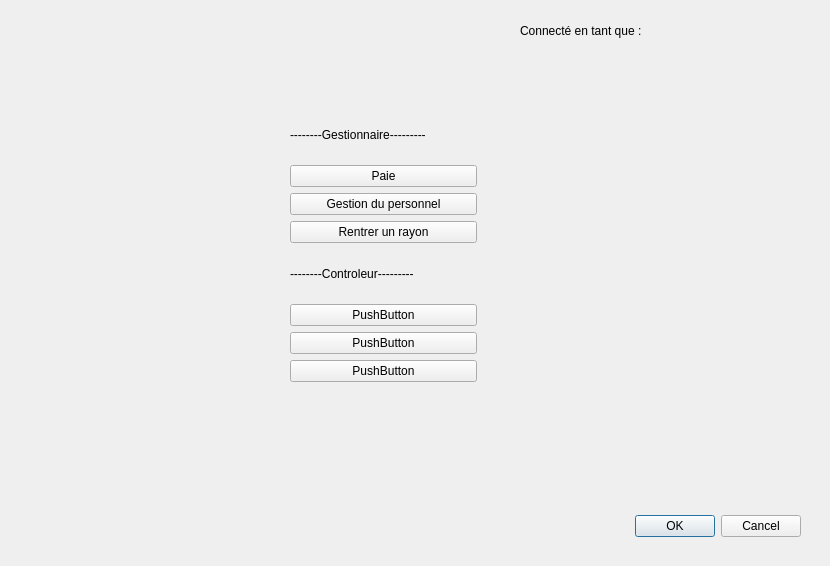
<?xml version="1.0" encoding="UTF-8"?>
<ui version="4.0">
 <class>DialogMenuPrincipal</class>
 <widget class="QDialog" name="DialogMenuPrincipal">
  <property name="geometry">
   <rect>
    <x>0</x>
    <y>0</y>
    <width>830</width>
    <height>566</height>
   </rect>
  </property>
  <property name="windowTitle">
   <string>Dialog</string>
  </property>
  <widget class="QDialogButtonBox" name="buttonBox">
   <property name="geometry">
    <rect>
     <x>460</x>
     <y>510</y>
     <width>341</width>
     <height>32</height>
    </rect>
   </property>
   <property name="orientation">
    <enum>Qt::Horizontal</enum>
   </property>
   <property name="standardButtons">
    <set>QDialogButtonBox::Cancel|QDialogButtonBox::Ok</set>
   </property>
  </widget>
  <widget class="QLabel" name="labelLogin">
   <property name="geometry">
    <rect>
     <x>690</x>
     <y>20</y>
     <width>67</width>
     <height>21</height>
    </rect>
   </property>
   <property name="text">
    <string/>
   </property>
  </widget>
  <widget class="QLabel" name="label_2">
   <property name="geometry">
    <rect>
     <x>520</x>
     <y>20</y>
     <width>151</width>
     <height>21</height>
    </rect>
   </property>
   <property name="text">
    <string>Connecté en tant que :</string>
   </property>
  </widget>
  <widget class="QWidget" name="">
   <property name="geometry">
    <rect>
     <x>290</x>
     <y>110</y>
     <width>187</width>
     <height>272</height>
    </rect>
   </property>
   <layout class="QVBoxLayout" name="verticalLayout">
    <item>
     <widget class="QLabel" name="label">
      <property name="text">
       <string>--------Gestionnaire---------</string>
      </property>
     </widget>
    </item>
    <item>
     <widget class="QPushButton" name="pushButtonPaie">
      <property name="text">
       <string>Paie</string>
      </property>
     </widget>
    </item>
    <item>
     <widget class="QPushButton" name="pushButtonGestionPersonnel">
      <property name="text">
       <string>Gestion du personnel</string>
      </property>
     </widget>
    </item>
    <item>
     <widget class="QPushButton" name="pushButtonRayon">
      <property name="text">
       <string>Rentrer un rayon</string>
      </property>
     </widget>
    </item>
    <item>
     <widget class="QLabel" name="label_3">
      <property name="text">
       <string>--------Controleur---------</string>
      </property>
     </widget>
    </item>
    <item>
     <widget class="QPushButton" name="pushButton_4">
      <property name="text">
       <string>PushButton</string>
      </property>
     </widget>
    </item>
    <item>
     <widget class="QPushButton" name="pushButton_5">
      <property name="text">
       <string>PushButton</string>
      </property>
     </widget>
    </item>
    <item>
     <widget class="QPushButton" name="pushButton_6">
      <property name="text">
       <string>PushButton</string>
      </property>
     </widget>
    </item>
   </layout>
  </widget>
 </widget>
 <resources/>
 <connections>
  <connection>
   <sender>buttonBox</sender>
   <signal>accepted()</signal>
   <receiver>DialogMenuPrincipal</receiver>
   <slot>accept()</slot>
   <hints>
    <hint type="sourcelabel">
     <x>248</x>
     <y>254</y>
    </hint>
    <hint type="destinationlabel">
     <x>157</x>
     <y>274</y>
    </hint>
   </hints>
  </connection>
  <connection>
   <sender>buttonBox</sender>
   <signal>rejected()</signal>
   <receiver>DialogMenuPrincipal</receiver>
   <slot>reject()</slot>
   <hints>
    <hint type="sourcelabel">
     <x>316</x>
     <y>260</y>
    </hint>
    <hint type="destinationlabel">
     <x>286</x>
     <y>274</y>
    </hint>
   </hints>
  </connection>
 </connections>
</ui>
